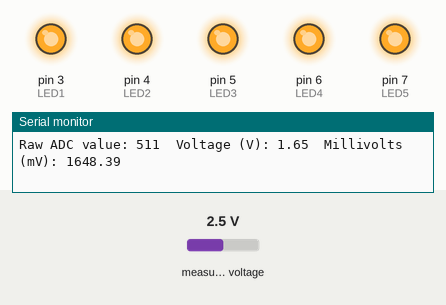
Simulated run of this sketch. Board: Arduino Uno, built with avr-gcc and run on an emulated ATmega328P. Parts: output pins drawn as LEDs (lit = HIGH), the last lines printed to the serial monitor. The inputs (shaded band) are chosen by the test bench; at power-on: measured voltage 2.5 V.

Above: at 3.8 s.
3.9 s: measured voltage set to 1.1 V
8.2 s: measured voltage set to 0.8 V
At 11.0 s:
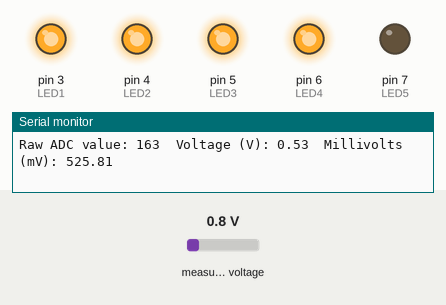
12.1 s: measured voltage set to 0.1 V
At 16.9 s:
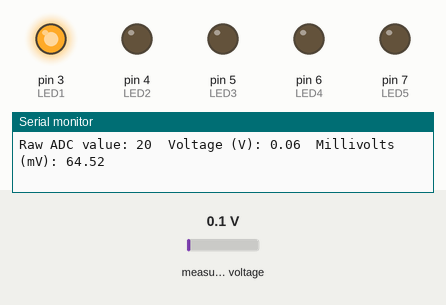
17.5 s: measured voltage set to 0.5 V
At 20.5 s:
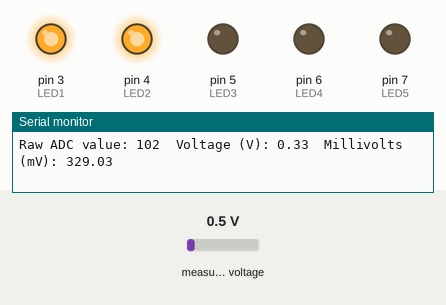
21.4 s: measured voltage set to 0.7 V
At 26.3 s:
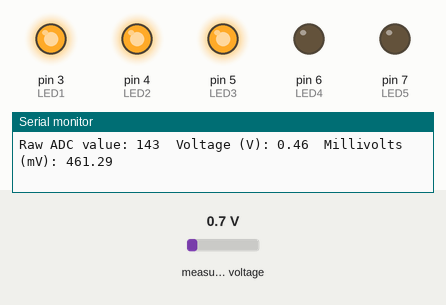
Timing chart, 0 to 27.5 s (numbered marks = the images above; inputs shaded):
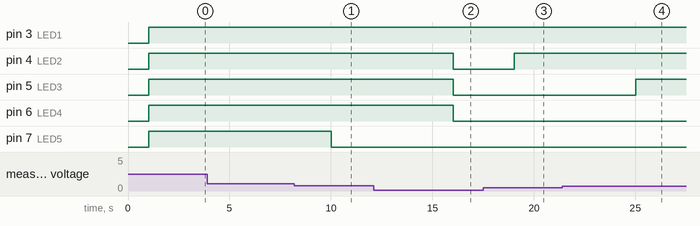

The sketch:

MCPPrintOutput.ino
```cpp
#include <Adafruit_MCP3008.h>

#define LED1 3  // The pin 1st LED is connected to
#define LED2 4  // The pin 2nd LED is connected to
#define LED3 5  // The pin 3rd LED is connected to
#define LED4 6  // The pin 4th LED is connected to
#define LED5 7  // The pin 5th LED is connected to

Adafruit_MCP3008 adc;

enum LED_STATE{
  S0 = 0, //initial state
  S1 = 1,
  S2 = 2,
  S3 = 3,
  S4 = 4,
  S5 = 5
};

void setup() {
  pinMode(LED1, OUTPUT); // Declare the LED as an output
  pinMode(LED2, OUTPUT); // Declare the LED as an output
  pinMode(LED3, OUTPUT); // Declare the LED as an output
  pinMode(LED4, OUTPUT); // Declare the LED as an output
  pinMode(LED5, OUTPUT); // Declare the LED as an output

  Serial.begin(9600);
  while (!Serial);

  Serial.println("MCP3008 simple test.");
  adc.begin();
}

void loop() {
  //adc.readADC(0) reads from channel 0 of the mcp chip
  int raw = adc.readADC(1);

  Serial.print("Raw ADC value: ");
  Serial.print(raw);
  Serial.print("\t");

  Serial.print("Voltage (V): ");
  Serial.print(voltage(raw));
  Serial.print("\t");

  Serial.print("Millivolts (mV): " );
  Serial.println(voltage(raw) * 1000);

  delay(1000);

  LED_STATE currState = classifySignal(voltage(raw)*1000);
    switch(currState){
      case S1:
        digitalWrite(LED1, HIGH); // Turn the LED on
        digitalWrite(LED2, LOW); // Turn the LED off
        digitalWrite(LED3, LOW); // Turn the LED off
        digitalWrite(LED4, LOW); // Turn the LED off
        digitalWrite(LED5, LOW); // Turn the LED off
        break;
      case S2:
        digitalWrite(LED1, HIGH); // Turn the LED on
        digitalWrite(LED2, HIGH); // Turn the LED on
        digitalWrite(LED3, LOW); // Turn the LED off
        digitalWrite(LED4, LOW); // Turn the LED off
        digitalWrite(LED5, LOW); // Turn the LED off
        break;
      case S3:
        digitalWrite(LED1, HIGH); // Turn the LED on
        digitalWrite(LED2, HIGH); // Turn the LED on
        digitalWrite(LED3, HIGH); // Turn the LED on
        digitalWrite(LED4, LOW); // Turn the LED off
        digitalWrite(LED5, LOW); // Turn the LED off
        break;
      case S4:
        digitalWrite(LED1, HIGH); // Turn the LED on
        digitalWrite(LED2, HIGH); // Turn the LED on
        digitalWrite(LED3, HIGH); // Turn the LED on
        digitalWrite(LED4, HIGH); // Turn the LED on
        digitalWrite(LED5, LOW); // Turn the LED off
        break;
      case S5:
        digitalWrite(LED1, HIGH); // Turn the LED on
        digitalWrite(LED2, HIGH); // Turn the LED on
        digitalWrite(LED3, HIGH); // Turn the LED on
        digitalWrite(LED4, HIGH); // Turn the LED on
        digitalWrite(LED5, HIGH); // Turn the LED on
        break;
    }
    delay(2000);
}


float voltage(int raw){
  return raw / 1023.0 * 3.3;
}

LED_STATE classifySignal(float voltage){
  if(voltage < 200){
    return S1;
  }else if(voltage >= 200 && voltage < 350){
    return S2;
  }else if(voltage >= 350 && voltage < 500){
    return S3;
  }else if(voltage >= 500 && voltage < 650){
    return S4;
  }else if(voltage >= 650){
    return S5;
  }
}
```

Measured:
- the behaviour switches between 1 and 0.9 V on measured voltage (found by bisection; images 0 and 1)
- the behaviour switches between 0.3 and 0.4 V on measured voltage (found by bisection; images 2 and 3)
- the behaviour switches between 0.5 and 0.6 V on measured voltage (found by bisection; images 3 and 4)
- after the input at 8.2 s, pin 7 (LED5): HIGH → LOW after 1.8 s
- after the input at 12.1 s, pin 4 (LED2), pin 5 (LED3), pin 6 (LED4): HIGH → LOW after 3.9 s
- after the input at 17.5 s, pin 4 (LED2): LOW → HIGH after 1.5 s
- after the input at 21.4 s, pin 5 (LED3): LOW → HIGH after 3.6 s
